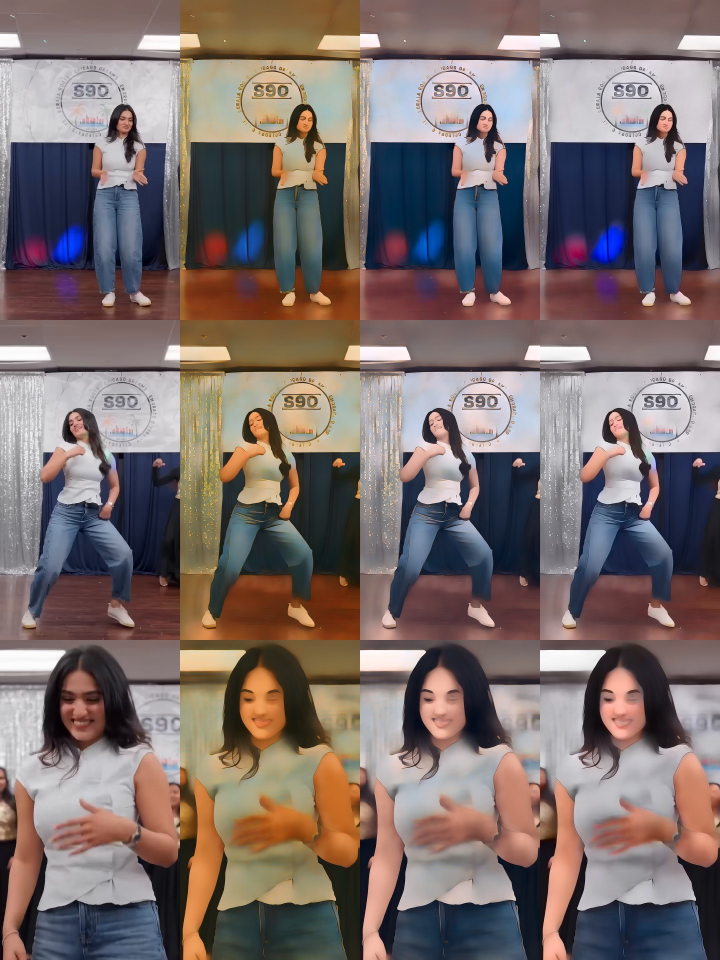
#> input picture anime/look/model_raw_vs_graded.jpg, 1440 x 1920 px (shown at 1/2 size)
$ python -i tvn.py   (imports and definitions only)
#> lines starting #> are read from the running program, lines starting #| are printed output that depends on the picture
#> further down, picture is the input picture: PIL image 1440x1920 RGB; mean R, G, B 123.3, 109.7, 107.7
#!/usr/bin/env python3
"""Then vs Now renderer: one photo at a time on black, a big year label, hard cuts on the beat.

    python3 tvn/tvn.py edits_tvn/<name>.json <out.mp4> [--music path.wav]

Layout and timing are measured from five reference Shorts (see THEN_VS_NOW.md):
  * 1080x1920, 60 fps, black background
  * photo about 980 px wide, centred near y=960, slow zoom-in of ~12% across each shot
  * one photo per 4 beats of a 117.5 BPM song = 2.043 s; hard cuts, no transitions
  * year in a heavy rounded sans with a black outline: white for "then", #07FB11 green for "now"

Faces are detected and every photo is cropped so the face lands at the same place and size,
so the cut from "then" to "now" reads instantly.

Spec:
{
  "shot": 2.043,                      # seconds per photo (4 beats at 117.5 BPM)
  "aspect": 0.8,                      # photo width / height (0.8 = 4:5)
  "face_h": 0.34,                     # face height as a share of the photo height
  "face_y": 0.40,                     # face centre, from the top of the photo
  "items": [
    {"img": "photos/pewdiepie_2012.jpg", "label": "2012", "kind": "then", "name": "PewDiePie"},
    {"img": "photos/pewdiepie_2025.jpg", "label": "2025", "kind": "now",  "name": "PewDiePie"},
    ...
  ]
}
Optional per item: "crop": [x0, y0, x1, y1] in source pixels (skips face detection), "face": index of the face
to use when several are found (0 = largest), "zoom": end scale (default 1.12).
"""
import argparse
import json
import os
import subprocess
import sys

import numpy as np
from PIL import Image, ImageDraw, ImageFilter, ImageFont, ImageOps

W, H, FPS = 1080, 1920, 60
HERE = os.path.dirname(os.path.abspath(__file__))
FONT = os.path.join(os.path.dirname(HERE), "fonts", "Montserrat-ExtraBold.ttf")
COLORS = {"then": (255, 255, 255), "now": (7, 251, 17), "died": (255, 40, 90)}


def faces(img):
    import cv2
    g = cv2.cvtColor(np.asarray(img.convert("RGB")), cv2.COLOR_RGB2GRAY)
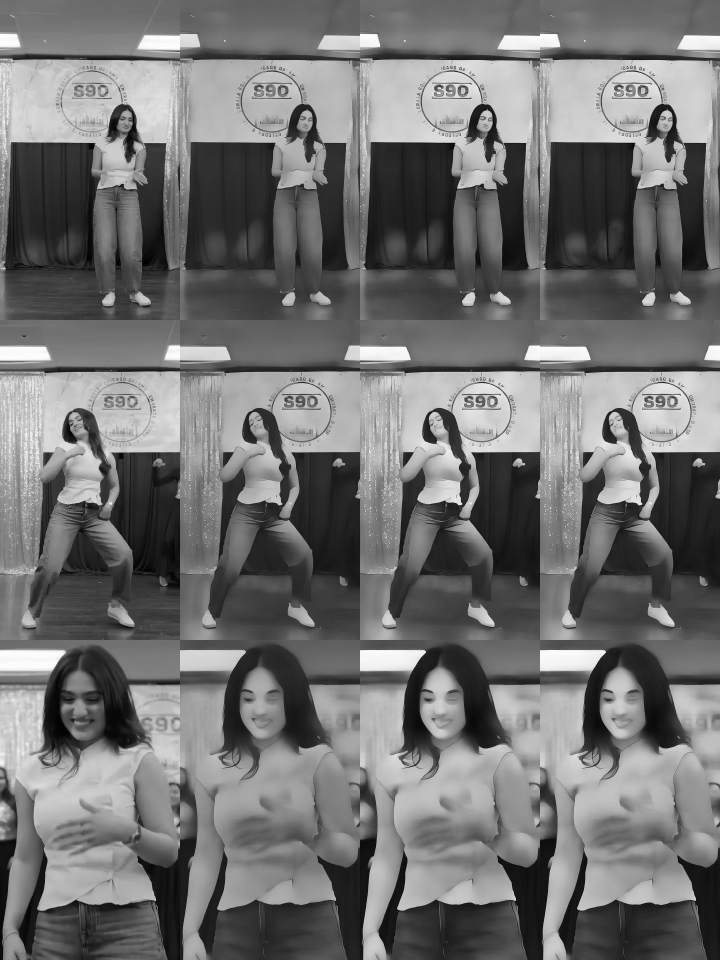
#> g: shape (1920, 1440) (shown at 1/2 size); min 0, max 255, mean 113.5
    s = 900 / max(g.shape)
#> s = 0.469
    small = cv2.resize(g, None, fx=s, fy=s) if s < 1 else g
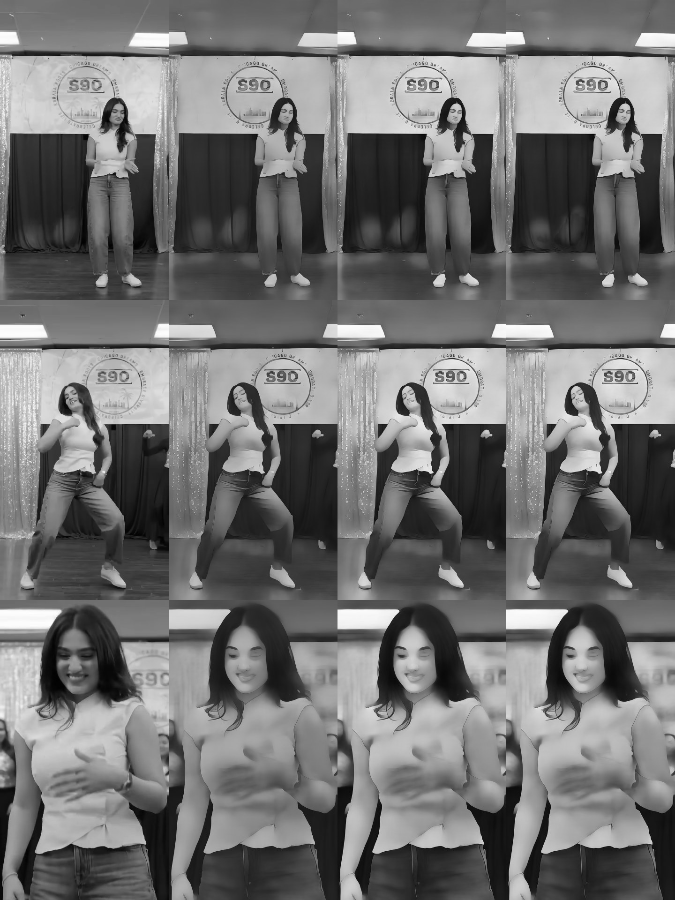
#> small: shape (900, 675); min 1, max 254, mean 113.5
    s = min(s, 1)
    found = []
    for xml in ("haarcascade_frontalface_default.xml", "haarcascade_frontalface_alt2.xml"):
        det = cv2.CascadeClassifier(os.path.join(cv2.data.haarcascades, xml))
        r = det.detectMultiScale(small, scaleFactor=1.08, minNeighbors=6, minSize=(40, 40))
        found += [tuple(int(v / s) for v in f) for f in r]
        if len(found):
            break
    return sorted(found, key=lambda f: -f[2] * f[3])


# [33 lines left out: functions crop_box, label_layer, not called in this run]


def ease(x):
    return 1 - (1 - x) ** 2 * 0.35 - 0.65 * (1 - x)            # mostly linear with a slight ease-out, like the references


# [55 lines left out: functions render, main, not called in this run]


# [2 lines not run here, left out]

>>> from PIL import Image
>>> picture = Image.open('../../anime/look/model_raw_vs_graded.jpg')
>>> result = faces(picture)
#> result = [(817, 1346, 128, 128), (98, 1348, 125, 125), (458, 1348, 125, 125), (1177, 1346, 125, 125)]

$ run again, on anime/look/deflicker_fast_motion.jpg
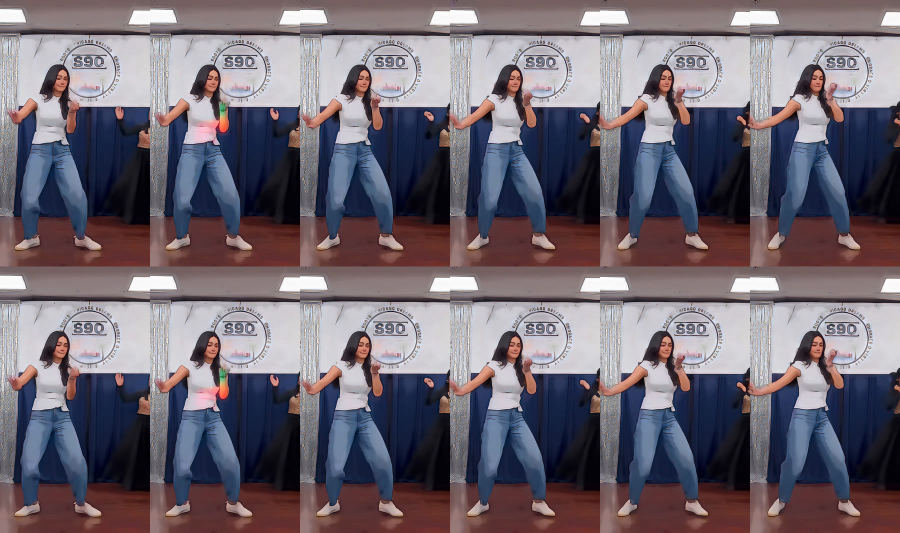
#> input picture anime/look/deflicker_fast_motion.jpg, 1800 x 1066 px (shown at 1/2 size)
#> picture is the input picture: PIL image 1800x1066 RGB; mean R, G, B 110.8, 102.6, 112.9
#> in faces, `g = cv2.cvtColor(np.asarray(img.convert("RGB")), cv2.COLOR_RGB2GRAY)`:
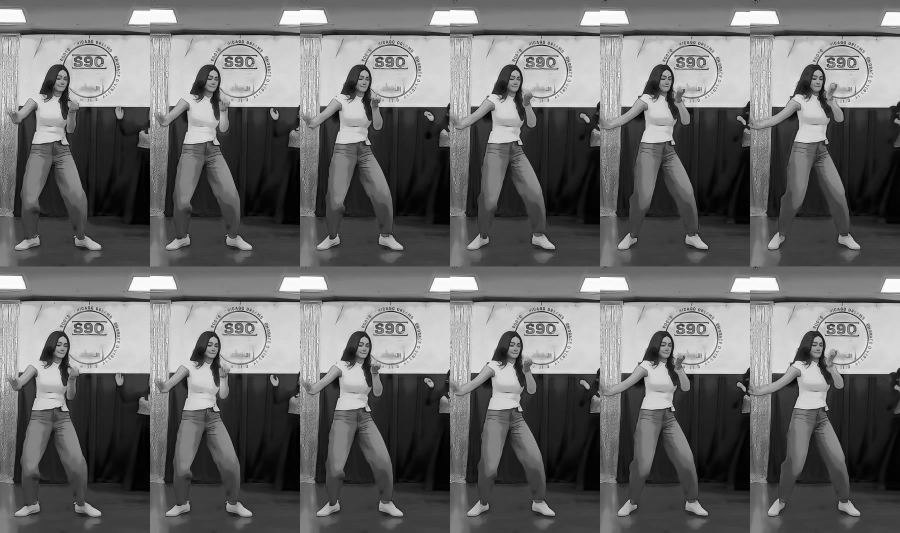
#> g: shape (1066, 1800) (shown at 1/2 size); min 0, max 255, mean 106.2
#> in faces, `small = cv2.resize(g, None, fx=s, fy=s) if s < 1 else g`:
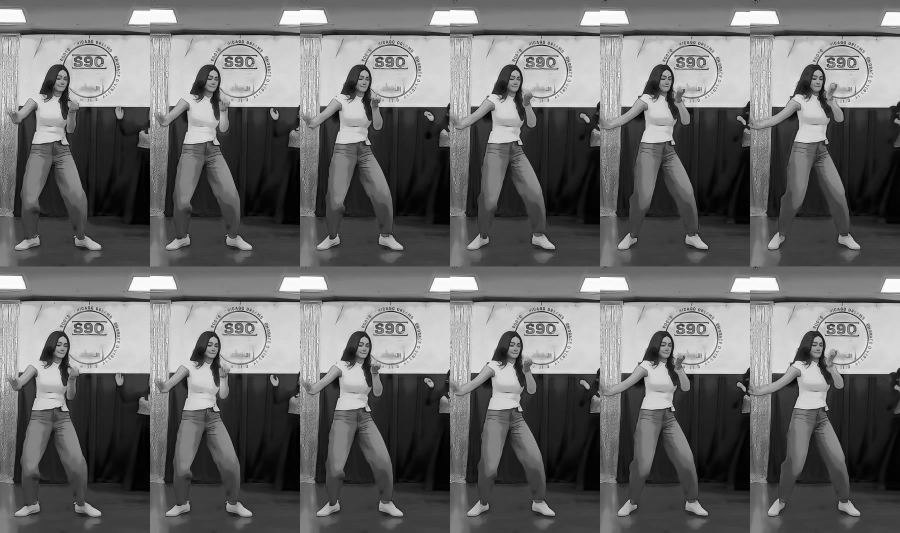
#> small: shape (533, 900); min 0, max 255, mean 106.4
#> after the loop in faces, `for xml in ("haarcascade_frontalface_default.xml", "haarcascade_fronta..`: found = []

$ run again, on anime/look/model_shootout.jpg
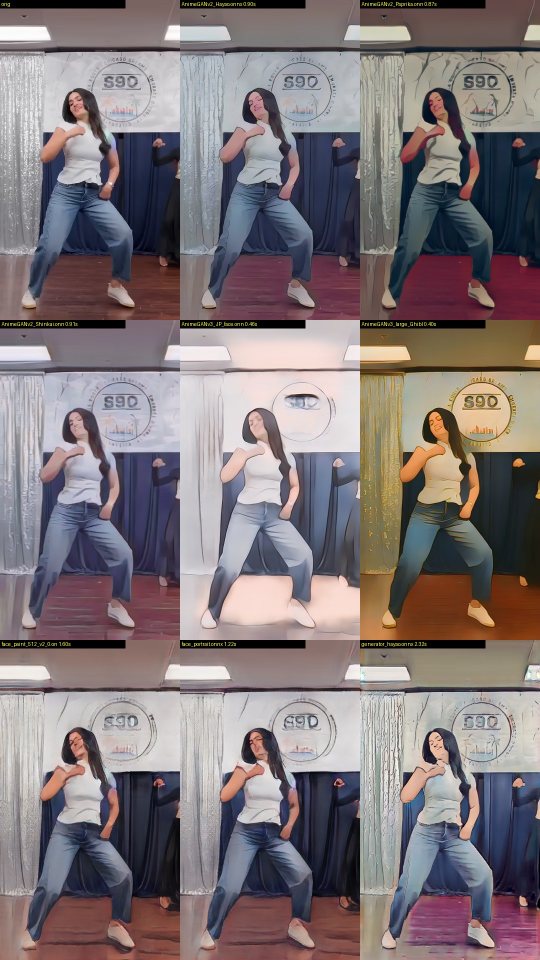
#> input picture anime/look/model_shootout.jpg, 1080 x 1920 px (shown at 1/2 size)
#> picture is the input picture: PIL image 1080x1920 RGB; mean R, G, B 128.3, 117.9, 120.4
#> in faces, `g = cv2.cvtColor(np.asarray(img.convert("RGB")), cv2.COLOR_RGB2GRAY)`:
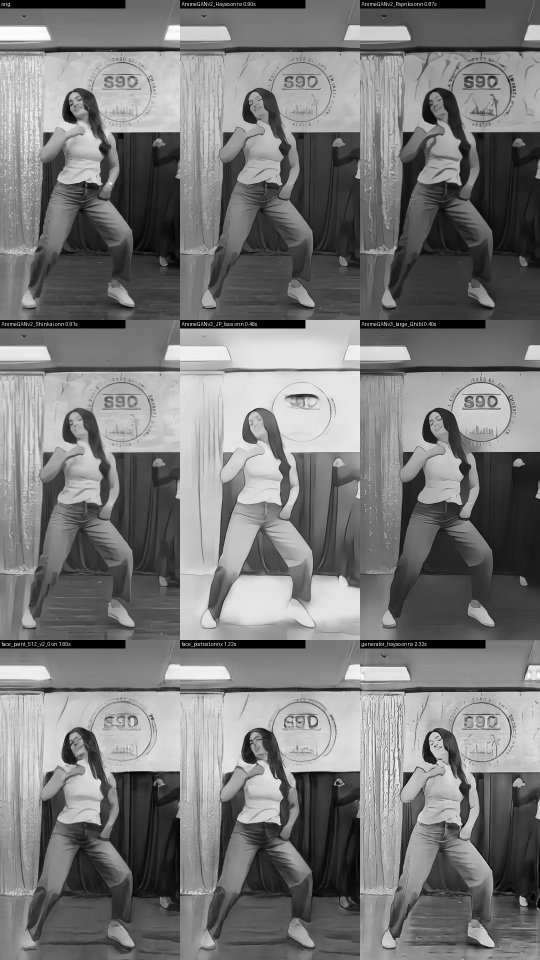
#> g: shape (1920, 1080) (shown at 1/2 size); min 0, max 255, mean 121.3
#> in faces, `small = cv2.resize(g, None, fx=s, fy=s) if s < 1 else g`:
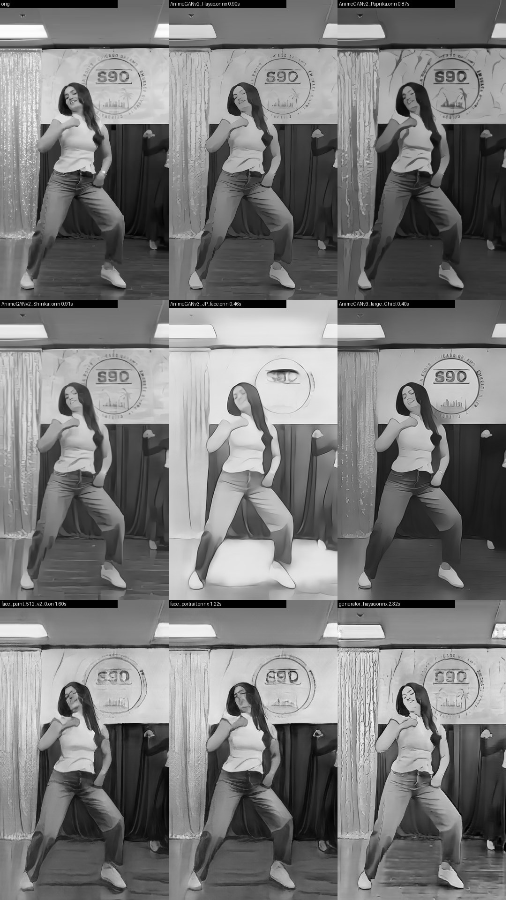
#> small: shape (900, 506); min 0, max 253, mean 121.2
#> the loop in faces, `for xml in ("haarcascade_frontalface_default.xml", "haarcascade_fronta..` made 1 pass
#> (r, found) on pass 1: ([[205, 451, 82, 82]], [(437, 962, 174, 174)])
#> result = [(437, 962, 174, 174)]
